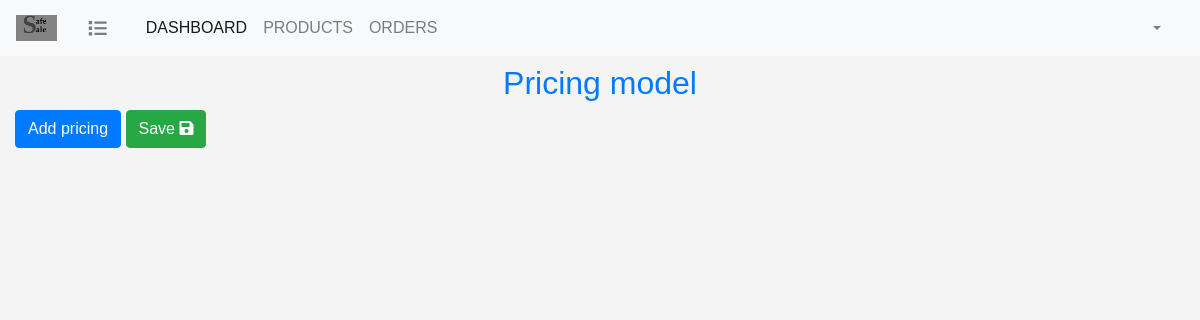
/pricing/index.php, run on an earlier commit of the app's database.
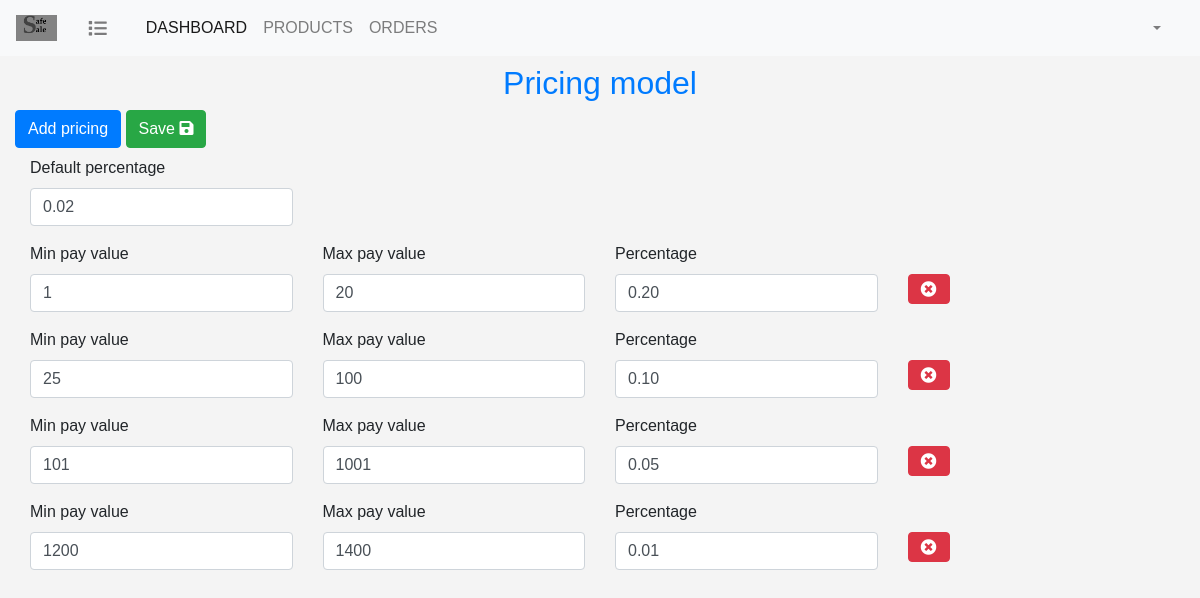
And on a later commit of the database.
### tables this page shows
CREATE TABLE `pricing_model` (
  `pricing_id` int(11) NOT NULL,
  `min_pay_value` int(5) NOT NULL,
  `max_pay_value` int(5) NOT NULL,
  `pricing_value` decimal(2,2) NOT NULL
);

### pricing/index.php (the view, shortened to what this page needs)
<?php
include('../db_connect.php');
$query = "SELECT * FROM pricing_model ORDER by min_pay_value";
$statement = $con->prepare($query);
$statement->execute();
$pricing_model = $statement->fetchAll(PDO::FETCH_ASSOC);
?>
<html>
<head>
    <?php include "../include/header.php";?>
    <link rel="stylesheet" href="pricing.css">
</head>
<body>
<?php include "../include/navbar.php"?>
<div class="container-fluid pt-5">
    <h2 class="text-primary text-center mt-3">Pricing model</h2>
    <a href="javascript:;" class="btn btn-primary mb-2  add-pricing">Add pricing</a>
    <button class="btn btn-success save-btn mb-2">Save <i class="fa fa-save"></i></button>
    <div class="pricing-container">
    <?php
    foreach ($pricing_model as $pricing){?>
        <div class="row pricing-row">
            <div class="col-md-3 <?=$pricing['min_pay_value'] == 0 ? 'd-none': ''?>">
                <div class="form-group">
                    <label>Min pay value</label>
                    <input type="number" class="form-control min-value" value="<?=$pricing['min_pay_value']?>">
                </div>
            </div>
            <div class="col-md-3  <?=$pricing['max_pay_value'] == 0 ? 'd-none': ''?>">
                <div class="form-group">
                    <label>Max pay value</label>
                    <input type="number" class="form-control max-value" value="<?=$pricing['max_pay_value']?>">
                </div>
            </div>
            <div class="col-md-3">
                <div class="form-group">
                    <label><?=$pricing['min_pay_value'] == 0 ? 'Default percentage': 'Percentage'?></label>
                    <input type="number" class="form-control percentage" value="<?=$pricing['pricing_value']?>">
                </div>
            </div>
            <div class="col-md-3 <?=$pricing['min_pay_value'] == 0 ? 'd-none': ''?>">
                <button class="btn btn-danger delete-btn"><i class="fa fa-times-circle"></i></button>
            </div>
        </div>
    <?php }?>
</div>
</div>
</body>
</html>

What changed in the data, as far as the page shows it:
added pricing_model: min_pay_value "Default percentage", pricing_value "0.02"
added pricing_model: min_pay_value "1", max_pay_value "20", shows "Percentage", pricing_value "0.20"
added pricing_model: min_pay_value "25", max_pay_value "100", shows "Percentage", pricing_value "0.10"
added pricing_model: min_pay_value "101", max_pay_value "1001", shows "Percentage", pricing_value "0.05"
added pricing_model: min_pay_value "1200", max_pay_value "1400", shows "Percentage", pricing_value "0.01"
